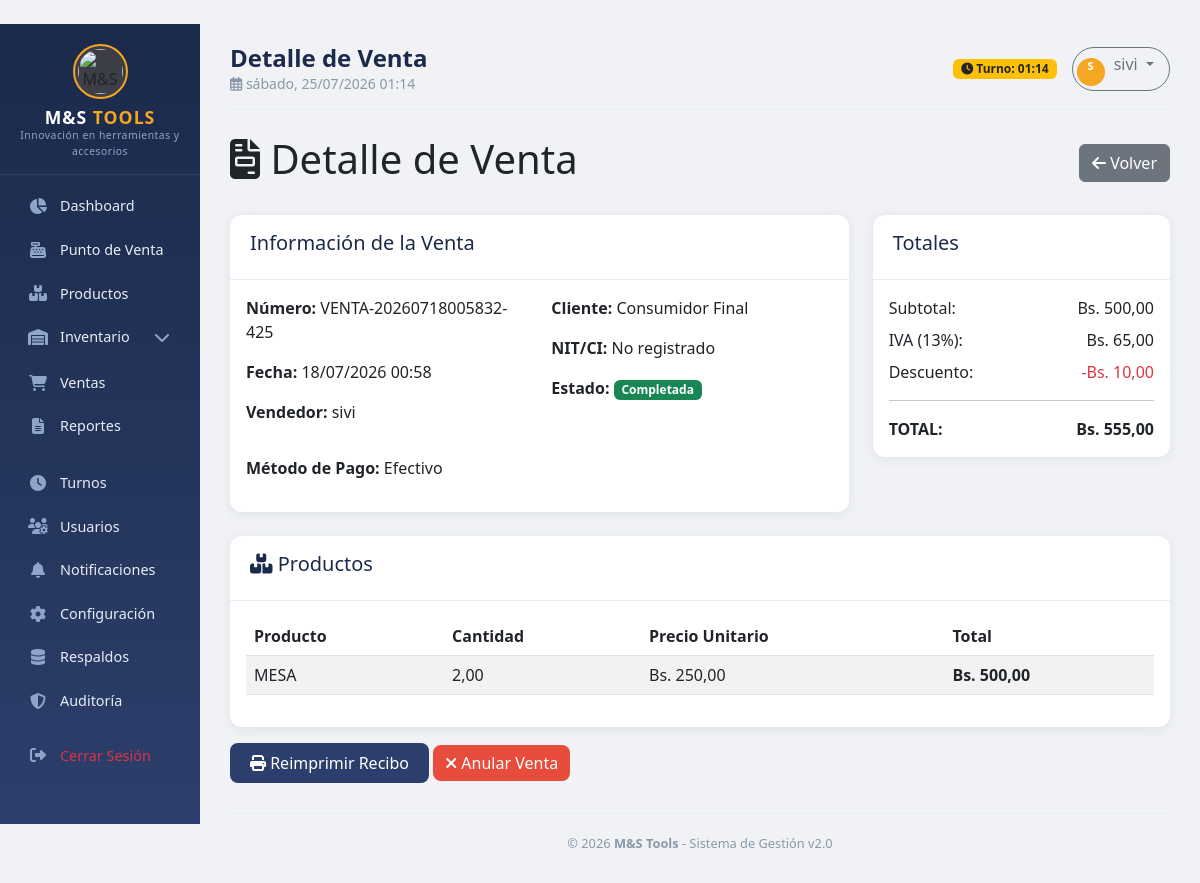
Screenshot of /sales/2/ (signed in) with the database file from the repository.
### apps/sales/models.py (models this page shows, shortened)
class Sale(models.Model):
    PAYMENT_CHOICES = [
        ('EFECTIVO', 'Efectivo'),
        ('TARJETA', 'Tarjeta'),
        ('CREDITO', 'Crédito'),
        ('QR', 'QR / Transferencia'),
    ]
    STATUS_CHOICES = [
        ('PENDIENTE', 'Pendiente'),
        ('COMPLETADA', 'Completada'),
        ('ANULADA', 'Anulada'),
        ('COTIZACION', 'Cotización/Proforma'),
    ]
    INVOICE_CHOICES = [
        ('SIN_IVA', 'Sin IVA (Consumidor Final)'),
        ('CON_IVA', 'Con Factura (16%)'),
    ]
    sale_number = models.CharField('Número de Venta', max_length=20, unique=True)
    date = models.DateTimeField('Fecha', auto_now_add=True)
    user = models.ForeignKey(User, on_delete=models.PROTECT, verbose_name='Vendedor')
    customer_name = models.CharField('Cliente', max_length=200, blank=True)
    customer_phone = models.CharField('Teléfono', max_length=20, blank=True)
    customer_nit = models.CharField('NIT/CI', max_length=20, blank=True)
    subtotal = models.DecimalField('Subtotal', max_digits=12, decimal_places=2, default=0)
    discount = models.DecimalField('Descuento', max_digits=12, decimal_places=2, default=0)
    tax = models.DecimalField('IVA', max_digits=12, decimal_places=2, default=0)
    tax_rate = models.DecimalField('Tasa IVA', max_digits=5, decimal_places=2, default=0)
    total = models.DecimalField('Total', max_digits=12, decimal_places=2, default=0)
    payment_method = models.CharField('Método de Pago', max_length=20, choices=PAYMENT_CHOICES, default='EFECTIVO')
    amount_paid = models.DecimalField('Monto Pagado', max_digits=12, decimal_places=2, default=0)
    change_amount = models.DecimalField('Vuelto', max_digits=12, decimal_places=2, default=0)
    is_quotation = models.BooleanField('¿Es Cotización/Proforma?', default=False)
    invoice_type = models.CharField('Tipo de Facturación', max_length=20, choices=INVOICE_CHOICES, default='SIN_IVA')
    invoice_number = models.CharField('Nº Factura', max_length=20, blank=True)
    status = models.CharField('Estado', max_length=20, choices=STATUS_CHOICES, default='PENDIENTE')
    notes = models.TextField('Observaciones', blank=True)
    created_at = models.DateTimeField('Creado', auto_now_add=True)
    updated_at = models.DateTimeField('Actualizado', auto_now=True)
    class Meta:
        verbose_name = 'Venta'
        verbose_name_plural = 'Ventas'
        ordering = ['-date']

class SaleDetail(models.Model):
    sale = models.ForeignKey(Sale, on_delete=models.CASCADE, related_name='details')
    product = models.ForeignKey(Product, on_delete=models.PROTECT)
    quantity = models.DecimalField('Cantidad', max_digits=12, decimal_places=2)
    unit_price = models.DecimalField('Precio Unitario', max_digits=12, decimal_places=2)
    discount = models.DecimalField('Descuento', max_digits=12, decimal_places=2, default=0)
    total = models.DecimalField('Total', max_digits=12, decimal_places=2)
    class Meta:
        verbose_name = 'Detalle de Venta'
        verbose_name_plural = 'Detalles de Ventas'

### apps/products/models.py (models this page shows, shortened)
class Product(models.Model):
    code_level1 = models.CharField('Nivel 1', max_length=4, blank=True)
    code_level2 = models.CharField('Nivel 2', max_length=4, blank=True)
    code_level3 = models.CharField('Nivel 3', max_length=4, blank=True)
    code_level4 = models.CharField('Nivel 4', max_length=4, blank=True)
    barcode = models.CharField('Código de Barras', max_length=50, unique=True, blank=True, null=True)
    factory_code = models.CharField('Código de Fábrica', max_length=50, blank=True)
    name = models.CharField('Nombre', max_length=200)
    description = models.TextField('Descripción', blank=True)
    group = models.ForeignKey(ProductGroup, on_delete=models.SET_NULL, null=True, blank=True, related_name='products')
    category = models.ForeignKey(ProductCategory, on_delete=models.SET_NULL, null=True, blank=True, related_name='products')
    unit = models.CharField('Unidad', max_length=20, default='Unidad')
    purchase_price = models.DecimalField('Precio de Compra', max_digits=12, decimal_places=2, default=0)
    sale_price = models.DecimalField('Precio de Venta', max_digits=12, decimal_places=2, default=0)
    current_stock = models.DecimalField('Stock Actual', max_digits=12, decimal_places=2, default=0)
    min_stock = models.DecimalField('Stock Mínimo', max_digits=12, decimal_places=2, default=0)
    max_stock = models.DecimalField('Stock Máximo', max_digits=12, decimal_places=2, default=0)
    tags = models.ManyToManyField(Tag, blank=True, related_name='products', verbose_name='Etiquetas')
    is_active = models.BooleanField('Activo', default=True)
    created_at = models.DateTimeField('Creado', auto_now_add=True)
    updated_at = models.DateTimeField('Actualizado', auto_now=True)
    class Meta:
        verbose_name = 'Producto'
        verbose_name_plural = 'Productos'
        ordering = ['name']

### apps/sales/views.py (the view)
# urls.py: path('<int:pk>/', views.sale_detail, name='detail'),
@login_required
def sale_detail(request, pk):
    sale = get_object_or_404(Sale, pk=pk)
    return render(request, 'sales/detail.html', {'sale': sale, 'title': 'Detalle de Venta'})

### templates/sales/detail.html (shortened to what this page needs)
{% extends 'base/base.html' %}
{% load static %}
{% block content %}
<div class="d-flex justify-content-between align-items-center mb-4">
    <h1><i class="fas fa-file-invoice"></i> Detalle de Venta</h1>
    <div>
        <a href="{% url 'sales:list' %}" class="btn btn-secondary">
            <i class="fas fa-arrow-left"></i> Volver
        </a>
    </div>
</div>
<div class="row">
    <div class="col-md-8">
        <div class="card">
            <div class="card-header">
                <h5>Información de la Venta</h5>
            </div>
            <div class="card-body">
                <div class="row">
                    <div class="col-md-6">
                        <p><strong>Número:</strong> {{ sale.sale_number }}</p>
                        <p><strong>Fecha:</strong> {{ sale.date|date:"d/m/Y H:i" }}</p>
                        <p><strong>Vendedor:</strong> {{ sale.user.get_full_name|default:sale.user.username }}</p>
                    </div>
                    <div class="col-md-6">
                        <p><strong>Cliente:</strong> {{ sale.customer_name|default:"Consumidor Final" }}</p>
                        <p><strong>NIT/CI:</strong> {{ sale.customer_phone|default:"No registrado" }}</p>
                        <p><strong>Estado:</strong>
                            {% if sale.status == 'COMPLETADA' %}
                                <span class="badge bg-success">Completada</span>
                            {% elif sale.status == 'ANULADA' %}
                                <span class="badge bg-danger">Anulada</span>
                            {% else %}
                                <span class="badge bg-warning">Pendiente</span>
                            {% endif %}
                        </p>
                    </div>
                </div>
                <div class="row mt-3">
                    <div class="col-md-12">
                        <p><strong>Método de Pago:</strong> {{ sale.get_payment_method_display }}</p>
                    </div>
                </div>
            </div>
        </div>
    </div>
    <div class="col-md-4">
        <div class="card">
            <div class="card-header">
                <h5>Totales</h5>
            </div>
            <div class="card-body">
                <div class="row mb-2">
                    <div class="col-6">Subtotal:</div>
                    <div class="col-6 text-end">Bs. {{ sale.subtotal|floatformat:2 }}</div>
                </div>
                <div class="row mb-2">
                    <div class="col-6">IVA (13%):</div>
                    <div class="col-6 text-end">Bs. {{ sale.tax|floatformat:2 }}</div>
                </div>
                {% if sale.discount > 0 %}
                <div class="row mb-2">
                    <div class="col-6">Descuento:</div>
                    <div class="col-6 text-end text-danger">-Bs. {{ sale.discount|floatformat:2 }}</div>
                </div>
                {% endif %}
                <hr>
                <div class="row">
                    <div class="col-6"><strong>TOTAL:</strong></div>
                    <div class="col-6 text-end"><strong>Bs. {{ sale.total|floatformat:2 }}</strong></div>
                </div>
            </div>
        </div>
    </div>
</div>
<div class="card mt-4">
    <div class="card-header">
        <h5><i class="fas fa-boxes"></i> Productos</h5>
    </div>
    <div class="card-body">
        <div class="table-responsive">
            <table class="table table-striped">
                <thead>
                    <tr>
                        <th>Producto</th>
                        <th>Cantidad</th>
                        <th>Precio Unitario</th>
                        <th>Total</th>
                    </tr>
                </thead>
                <tbody>
                    {% for detail in sale.details.all %}
                    <tr>
                        <td>{{ detail.product.name }}</td>
                        <td>{{ detail.quantity }}</td>
                        <td>Bs. {{ detail.unit_price|floatformat:2 }}</td>
                        <td><strong>Bs. {{ detail.total|floatformat:2 }}</strong></td>
                    </tr>
                    {% endfor %}
                </tbody>
            </table>
        </div>
    </div>
</div>
<div class="mt-3">
    <a href="{% url 'sales:recibo' sale.pk %}" class="btn btn-primary" target="_blank">
        <i class="fas fa-print"></i> Reimprimir Recibo
    </a>
    {% if sale.status == 'COMPLETADA' %}
    <a href="{% url 'sales:cancel' sale.pk %}" class="btn btn-danger">
        <i class="fas fa-times"></i> Anular Venta
    </a>
    {% endif %}
</div>
{% endblock %}

### templates/base/base.html (shortened to what this page needs)
﻿<!DOCTYPE html>
<html lang="es">
<head>
    <link href="https://cdn.jsdelivr.net/npm/bootstrap@5.3.0/dist/css/bootstrap.min.css" rel="stylesheet">
    <link rel="stylesheet" href="https://cdnjs.cloudflare.com/ajax/libs/font-awesome/6.4.0/css/all.min.css">
</head>
<body>
    <div class="container-fluid">
        <div class="row">
            <div class="col-md-2 col-lg-2 d-none d-md-block sidebar p-0">
                <div class="logo">
    <div class="logo-icon">
        <img src="/media/logos/logo_redondo.png" alt="M&S Tools" style="width: 45px; height: 45px; object-fit: contain; border-radius: 50%;">
    </div>
    <h5>M&S <span>TOOLS</span></h5>
    <small>Innovación en herramientas y accesorios</small>
</div>
                <div class="nav-section">
                    <a class="nav-link {% if request.resolver_match.url_name == 'dashboard' %}active{% endif %}" href="{% url 'core:dashboard' %}">
                        <i class="fas fa-chart-pie"></i> Dashboard
                    </a>
                    <a class="nav-link" href="{% url 'sales:pos' %}">
                        <i class="fas fa-cash-register"></i> Punto de Venta
                    </a>
                    <a class="nav-link" href="{% url 'products:list' %}">
                        <i class="fas fa-boxes"></i> Productos
                    </a>
                    <div class="submenu-toggle nav-link" onclick="toggleSubmenu(this)">
                        <i class="fas fa-warehouse"></i> Inventario
                        <span class="chevron"><i class="fas fa-chevron-down"></i></span>
                    </div>
                    <a class="nav-link" href="{% url 'sales:list' %}">
                        <i class="fas fa-shopping-cart"></i> Ventas
                    </a>
<a class="nav-link" href="{% url 'reports:dashboard' %}">
    <i class="fas fa-file-alt"></i> Reportes
</a>
                    <hr class="sidebar-divider">
                    <a class="nav-link" href="{% url 'users:shift_dashboard' %}">
                        <i class="fas fa-clock"></i> Turnos
                    </a>
                    {% if user.is_superuser %}
                    <a class="nav-link" href="{% url 'users:list' %}">
                        <i class="fas fa-users-cog"></i> Usuarios
                    </a>
                    {% endif %}
                    <a class="nav-link" href="{% url 'notifications:list' %}">
                        <i class="fas fa-bell"></i> Notificaciones
                    </a>
                    {% if user.is_superuser %}
                    <a class="nav-link" href="{% url 'core:settings' %}">
                        <i class="fas fa-cog"></i> Configuración
                    </a>
                    {% endif %}
                    {% if user.is_superuser %}
                    <a class="nav-link" href="{% url 'backup:list' %}">
                        <i class="fas fa-database"></i> Respaldos
                    </a>
                    {% endif %}
                    {% if user.is_superuser %}
                    <a class="nav-link" href="{% url 'audit:dashboard' %}">
                        <i class="fas fa-shield-alt"></i> Auditoría
                    </a>
                    {% endif %}
                    <hr class="sidebar-divider">
                    <a class="nav-link text-danger" href="{% url 'core:logout' %}">
                        <i class="fas fa-sign-out-alt"></i> Cerrar Sesión
                    </a>
                </div>
            </div>
            <div class="col-md-10 col-lg-10 main-content">
                <div class="top-bar">
                    <div>
                        <h4>{% block page_title %}{{ title|default:"Dashboard" }}{% endblock %}</h4>
                        <small><i class="far fa-calendar-alt"></i> {% now "l, d/m/Y H:i" %}</small>
                    </div>
                    <div class="user-info">
                        <span class="badge bg-warning text-dark">
                            <i class="fas fa-clock"></i> Turno: {% now "H:i" %}
                        </span>
                        <div class="dropdown">
                            <button class="btn btn-outline-secondary dropdown-toggle" type="button" data-bs-toggle="dropdown" style="border-radius: 30px; padding: 4px 15px 4px 4px;">
                                <span class="user-avatar" style="display: inline-block; width: 28px; height: 28px; font-size: 0.7rem; margin-right: 5px;">
                                    {{ user.username|first|upper }}
                                </span>
                                {{ user.username|default:"Invitado" }}
                            </button>
                        </div>
                    </div>
                </div>
                {% block content %}{% endblock %}
                <div class="footer">
                    &copy; {% now "Y" %} <strong>M&S Tools</strong> - Sistema de Gestión v2.0
                </div>
            </div>
        </div>
    </div>
</body>
</html>

### rows the page displays
Sale: sale_number "VENTA-20260718005832-425", date "18/07/2026 00:58", user.get_full_name "sivi", customer_name "Consumidor Final", customer_phone "No registrado", payment_method "Efectivo", subtotal "500,00", tax "65,00", discount "10,00", total "555,00"
SaleDetail: product.name "MESA", quantity "2,00", unit_price "250,00", total "500,00"

### other values shown
{{ title|default:"Dashboard" }} "Detalle de Venta"
{{ user.username|first|upper }} "S"
{{ user.username|default:"Invitado" }} "sivi"
